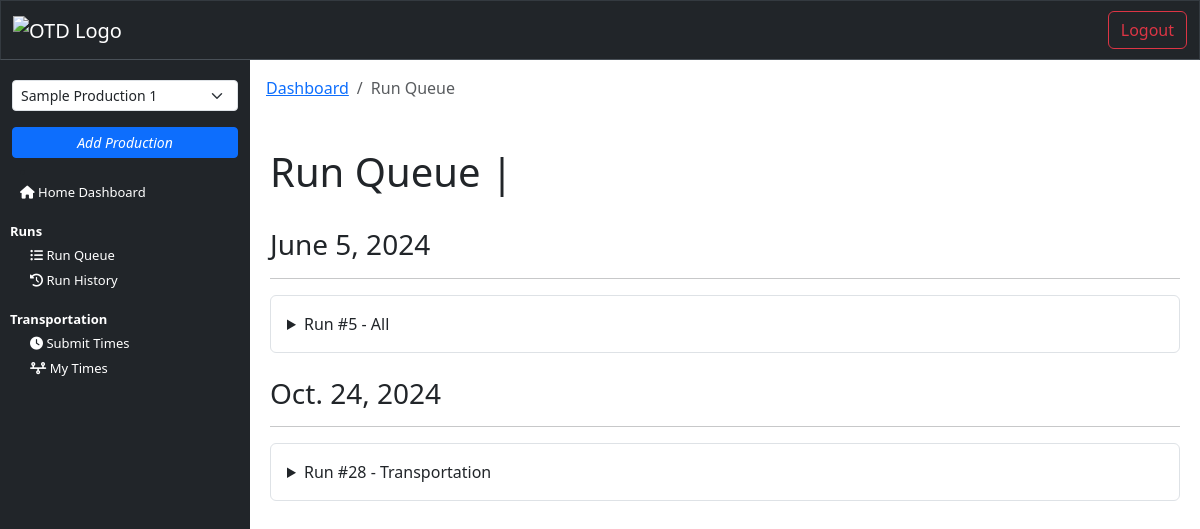
The page /run_queue (signed in) on the database its author committed.
### transportation/models.py (models this page shows, shortened)
class RunRequest(models.Model):
    production_title = models.CharField(max_length=150, null=True)
    create_date = models.DateField(auto_now_add=True)
    requester_name = models.CharField(max_length=100)
    requester_phone = models.CharField(max_length=15)
    requester_email = models.CharField(max_length=255)
    requester_department = models.CharField(max_length=100)
    run_date = models.DateField()
    ready_time = models.TimeField(null=True, blank=True)
    need_by_this_time = models.TimeField(null=True, blank=True)
    run_type = models.CharField(null=True, max_length=50)
    pickup_name = models.CharField(max_length=100)
    pickup_phone = models.CharField(max_length=15, null=True, blank=True)
    pickup_address_1 = models.CharField(max_length=100)
    pickup_address_2 = models.CharField(max_length=100, null=True, blank=True)
    pickup_city = models.CharField(max_length=100)
    pickup_state = models.CharField(max_length=2)
    pickup_zip = models.CharField(max_length=10)
    run_details = models.TextField(max_length=500)
    stop_2_name = models.CharField(max_length=100, blank=True)
    stop_2_phone = models.CharField(max_length=15, blank=True)
    stop_2_address_1 = models.CharField(max_length=100, blank=True)
    stop_2_address_2 = models.CharField(max_length=100, null=True, blank=True)
    stop_2_city = models.CharField(max_length=100, blank=True)
    stop_2_state = models.CharField(max_length=2, blank=True)
    stop_2_zip = models.CharField(max_length=10, blank=True)
    run_details_2 = models.TextField(max_length=500, null=True, blank=True)
    stop_3_name = models.CharField(max_length=100, blank=True)
    stop_3_phone = models.CharField(max_length=15, blank=True)
    stop_3_address_1 = models.CharField(max_length=100, blank=True)
    stop_3_address_2 = models.CharField(max_length=100, null=True, blank=True)
    stop_3_city = models.CharField(max_length=100, blank=True)
    stop_3_state = models.CharField(max_length=2, blank=True)
    stop_3_zip = models.CharField(max_length=10, blank=True)
    run_details_3 = models.TextField(max_length=500, null=True, blank=True)
    stop_4_name = models.CharField(max_length=100, blank=True)
    stop_4_phone = models.CharField(max_length=15, blank=True)
    stop_4_address_1 = models.CharField(max_length=100, blank=True)
    stop_4_address_2 = models.CharField(max_length=100, null=True, blank=True)
    stop_4_city = models.CharField(max_length=100, blank=True)
    stop_4_state = models.CharField(max_length=2, blank=True)
    stop_4_zip = models.CharField(max_length=10, blank=True)
    run_details_4 = models.TextField(max_length=500, null=True, blank=True)
    stop_5_name = models.CharField(max_length=100, blank=True)
    stop_5_phone = models.CharField(max_length=15, blank=True)
    stop_5_address_1 = models.CharField(max_length=100, blank=True)
    stop_5_address_2 = models.CharField(max_length=100, null=True, blank=True)
    stop_5_city = models.CharField(max_length=100, blank=True)
    stop_5_state = models.CharField(max_length=2, blank=True)
    stop_5_zip = models.CharField(max_length=10, blank=True)
    run_details_5 = models.TextField(max_length=500, null=True, blank=True)
    stop_6_name = models.CharField(max_length=100, blank=True)
    stop_6_phone = models.CharField(max_length=15, blank=True)
    stop_6_address_1 = models.CharField(max_length=100, blank=True)
    stop_6_address_2 = models.CharField(max_length=100, null=True, blank=True)
    stop_6_city = models.CharField(max_length=100, blank=True)
    stop_6_state = models.CharField(max_length=2, blank=True)
    stop_6_zip = models.CharField(max_length=10, blank=True)
    run_details_6 = models.TextField(max_length=500, null=True, blank=True)
    dropoff_name = models.CharField(max_length=100, blank=True)
    dropoff_phone = models.CharField(max_length=15, blank=True)
    dropoff_address_1 = models.CharField(max_length=100, blank=True)
    dropoff_address_2 = models.CharField(max_length=100, null=True, blank=True)
    dropoff_city = models.CharField(max_length=100, blank=True)
    dropoff_state = models.CharField(max_length=2, blank=True)
    dropoff_zip = models.CharField(max_length=10, blank=True)
    dropoff_details = models.TextField(max_length=500, null=True, blank=True)
    purchase_order = models.CharField(max_length=20, null=True, blank=True)
    vendor_invoice  = models.CharField(max_length=20, null=True, blank=True)
    run_status = models.CharField(max_length=20, null=True, blank=True)
    truck_size = models.CharField(max_length=50, null=True, blank=True)
    assigned_driver = models.ManyToManyField('Driver', blank=True)
    transportation_notes = models.TextField(max_length=2000, null=True, blank=True)
    driver_notes = models.TextField(max_length=2000, null=True, blank=True)

### interface/views.py (the view)
# urls.py: path('run_queue', views.run_queue, name="run_queue"),
@login_required(login_url='login')
def run_queue(request):
    runs = RunRequest.objects.exclude(run_status__in=["Completed", "Cancelled"]).order_by('run_date', 'need_by_this_time')
    user = get_object_or_404(NewUser, id=request.user.id)
    user_productions = user.productions.filter(is_active=True)
    driver = Driver.objects.filter(user=user).first()
    is_driver = driver is not None
    production_title_in_session = request.session.get('production_title')
    if production_title_in_session:
        runs = runs.filter(production_title=production_title_in_session)
    user_department = request.session.get('department')
    if user_department not in ['Admin', 'Production', 'Transportation']:
        runs = runs.filter(requester_department=user_department)
    if is_driver:
        runs = runs.filter(assigned_driver=driver)
    context = {
        'runs': runs,
        'user_productions': user_productions,
        'is_driver': is_driver,
    }
    return render(request, 'interface/run_queue.html', context=context)

### interface/templates/interface/run_queue.html (shortened to what this page needs)
{% extends 'interface/layout.html' %}
{% load crispy_forms_tags %}
{% block content %}
    <nav class="p-2" aria-label="breadcrumb">
        <ol class="breadcrumb">
            <li class="breadcrumb-item"><a href="{% url 'dashboard' %}">Dashboard</a></li>
            <li class="breadcrumb-item active" aria-current="page">Run Queue</li>
        </ol>
    </nav>
    <main>
        <br>
        <div class="container">
            <h1>Run Queue | {{ request.session.production_title }}</h1>
        </div>
        <div class="container">
            <br>
            {% regroup runs by run_date as date_groups %}
            {% for date_group in date_groups %}
                <div class="date-group mb-4">
                    <h3 class="date-label">{{ date_group.grouper }}</h3>
                    <hr>
                    {% for run in date_group.list %}
                        <details class="border p-3 rounded mb-3">
                            <summary class="font-weight-bold">Run #{{ run.id }} - {{ run.requester_department }}</summary>
                        </details>
                    {% endfor %}
                </div>
            {% endfor %}
        </div>
        <br>
    </main>
{% endblock %}

### static/css/style.css (style rules this page uses)
body { padding: 0; margin: 0; background-color: white; }
main { margin: 0; padding: 0; }

### rows shown on the page
RunRequest: grouper "June 5, 2024", id "5", requester_department "All"
RunRequest: grouper "Oct. 24, 2024", id "28", requester_department "Transportation"

### other values the page prints
form field production_title "Sample Production 1"
